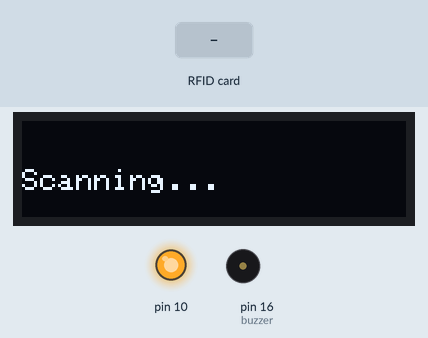
Bench run of a sketch on a simulated Arduino Uno, built with avr-gcc and run on an emulated ATmega328P. Parts: 128×32 one-colour display, output pins drawn as LEDs (lit = HIGH), buzzer (waves = sounding, pin HIGH). The test bench sets the inputs (shaded band). What the sketch prints to the serial monitor is not drawn.

Above: at 1.8 s.
1.9 s: RFID card 09 AE 3A 5A held to the reader
At 4.0 s:
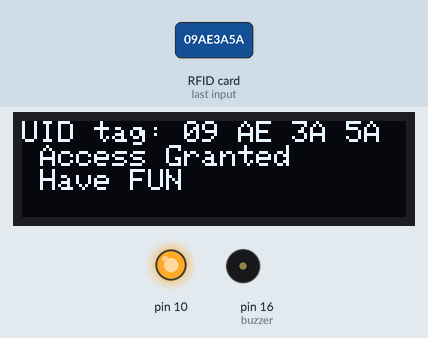
4.4 s: RFID card C5 4C 76 8A held to the reader
At 6.4 s:
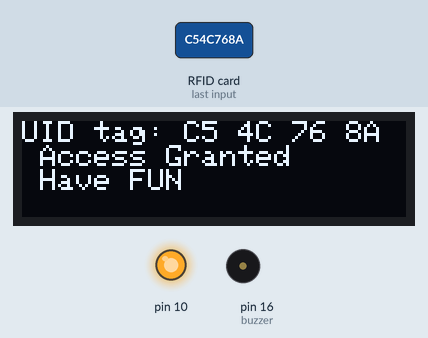
7.4 s: RFID card 5E 7A 19 C4 held to the reader
At 10.1 s:
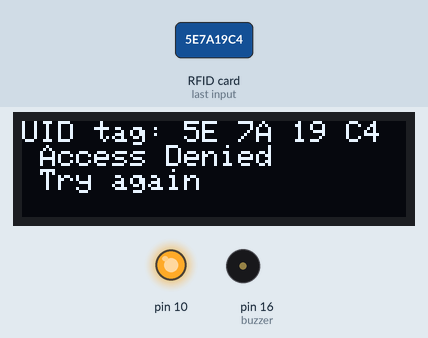
Timing chart, 0 to 11.6 s (numbered marks = the images above; inputs shaded):
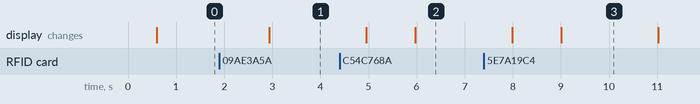

Measured:
- after the input at 1.9 s, the display: changes after 1.0 s (image 1)
- after the input at 4.4 s, the display: first differs from a run without the input after 1.6 s (image 2)
- after the input at 7.4 s, the display: first differs from a run without the input after 1.6 s (image 3)

The sketch:

rfid.128x64.ino
```cpp
/**
 * Pinouts NodeMCU to...
 *
 * RC522 (changed from 'default')
 * 3v -> Vin
 * D3 -> RST
 * Gd -> GND
 * -- -> IRQ
 * D6 -> MISO
 * D7 -> MOSI
 * D5 -> SCK
 * D4 -> SDA
 *
 * 1306
 * 3v -> VCC
 * Gd -> GND
 * D1 -> SCL
 * D2 -> SDA
 */

#define SS_PIN 2  //D4 was 4 //D2
#define RST_PIN 0 //D3 was 5 //D1

#include <SPI.h>
#include <MFRC522.h>
#include <Wire.h>
#include <Adafruit_GFX.h>
#include <Adafruit_SSD1306.h>

#define SCREEN_WIDTH 128 // OLED display width, in pixels
#define SCREEN_HEIGHT 32 // OLED display height, in pixels

// Declaration for an SSD1306 display connected to I2C (SDA, SCL pins)
#define OLED_RESET -1 //    LED_BUILTIN // Reset pin # (or -1 if sharing Arduino reset pin)
Adafruit_SSD1306 display(SCREEN_WIDTH, SCREEN_HEIGHT, &Wire, OLED_RESET);

MFRC522 mfrc522(SS_PIN, RST_PIN);   // Create MFRC522 instance.

int buzzer = 16;//the pin of the active buzzer
int melody[] = { 523, 587, 659, 698, 784, 880, 988, 1047 };
//  NOTE_C5, NOTE_D5, NOTE_E5, NOTE_F5, NOTE_G5, NOTE_A5, NOTE_B5, NOTE_C6
int duration = 500;  // 500 miliseconds

void setup()
{
  Serial.begin(115200);   // Initiate a serial communication

  Serial.println("Initialising");

  pinMode(buzzer,OUTPUT);//initialize the buzzer pin as an output

  if(!display.begin(SSD1306_SWITCHCAPVCC, 0x3C)) { // Address 0x3C for 128x32
    Serial.println(F("SSD1306 allocation failed"));
    for(;;); // Don't proceed, loop forever
  }

//  display.display();
  display.setTextSize(1);      // Normal 1:1 pixel scale
  display.setTextColor(SSD1306_WHITE); // Draw white text
  display.cp437(true);         // Use full 256 char 'Code Page 437' font

  delay(500);
  SPI.begin();      // Initiate  SPI bus
  mfrc522.PCD_Init();   // Initiate MFRC522
  mfrc522.PCD_DumpVersionToSerial();  // Show details of PCD - MFRC522 Card Reader details
  Serial.println(F("Scan PICC to see UID, SAK, type, and data blocks..."));

  display.clearDisplay();
  display.setCursor(0, 0);
  display.println("");
  display.println("");
  display.println("Scanning...");
  display.display();
  display.display();
}

void loop()
{
  // Look for new cards
  if ( mfrc522.PICC_IsNewCardPresent() && mfrc522.PICC_ReadCardSerial() )
  {
    //get tag
    bool access = false;
    String content= "";
    byte letter;
    for (byte i = 0; i < mfrc522.uid.size; i++)
    {
       content.concat(String(mfrc522.uid.uidByte[i] < 0x10 ? " 0" : " "));
       content.concat(String(mfrc522.uid.uidByte[i], HEX));
    }
    content.toUpperCase();


    //Show Details on screen
    display.clearDisplay();
    display.setCursor(0, 0);
    display.print("UID tag:");
    display.println(content);
    if (content.substring(1) == "09 AE 3A 5A" || content.substring(1) == "C5 4C 76 8A" ) //change UID of the card that you want to give access
    {
      display.println(" Access Granted ");
      delay(1000);
      display.println(" Have FUN ");
      access = true;
    } else {
      display.println(" Access Denied ");
      delay(1000);
      display.println(" Try again ");
    }
    display.display();

    //Show UID on serial monitor
    mfrc522.PICC_DumpToSerial(&(mfrc522.uid));
    Serial.print("UID tag:");
    Serial.print(content);
    Serial.println();
    if (content.substring(1) == "09 AE 3A 5A" || content.substring(1) == "C5 4C 76 8A" ) //change UID of the card that you want to give access
    {
      Serial.println(" Access Granted ");
      Serial.println(" Have FUN ");
      Serial.println();
    } else {
      Serial.println(" Access Denied ");
    }

//    unsigned char i;
//    if(access){
//      for (int thisNote = 0; thisNote < 8; thisNote++)
//      {
//        tone(buzzer, melody[thisNote], duration);
//        delay(200);
//      }
//    } else {
//      for (int thisNote = 7; thisNote >= 0; thisNote--)
//      {
//        tone(buzzer, melody[0], duration);
//        delay(200);
//      }
//    }

    delay(2000);
    display.clearDisplay();
    display.setCursor(0, 0);
    display.println("");
    display.println("");
    display.println("Scanning...");
    display.display();
  }
}
```
